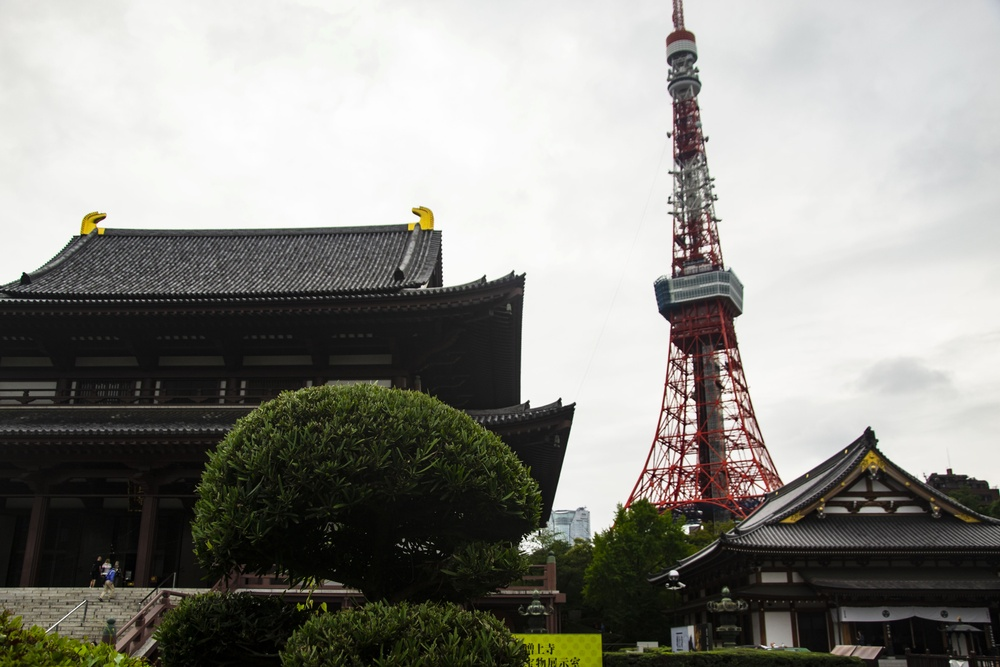
#> input picture ReadImageFromFile/tokyo.jpg, 1000 x 667 px, shrunk from 4608 x 3072 before the run, found by its file name
$ python findcontours.py
#> lines starting #> are read from the running program, lines starting #| are printed output that depends on the picture; after the words box and inside, x2 and y2 are one past the last pixel; in counts of white or black regions, pixels touching at a corner belong together
# Source from Alexey Spizhevoy and Aleksandr Rybnikov OpenCV 3 Computer Vision with Python Cookbook

import cv2
import argparse
import numpy as np
import matplotlib.pyplot as plt

# Create an object for parsing argument from command line
parser = argparse.ArgumentParser()

# Defines the argument --image and -i for setting image path. Default is
# tokyo.jpg which is included in this repository
parser.add_argument('--path', '-p', default='../res/tokyo.jpg', help='Image path.')
params = parser.parse_args()

# Read image as grey
image = cv2.imread(params.path, 0)
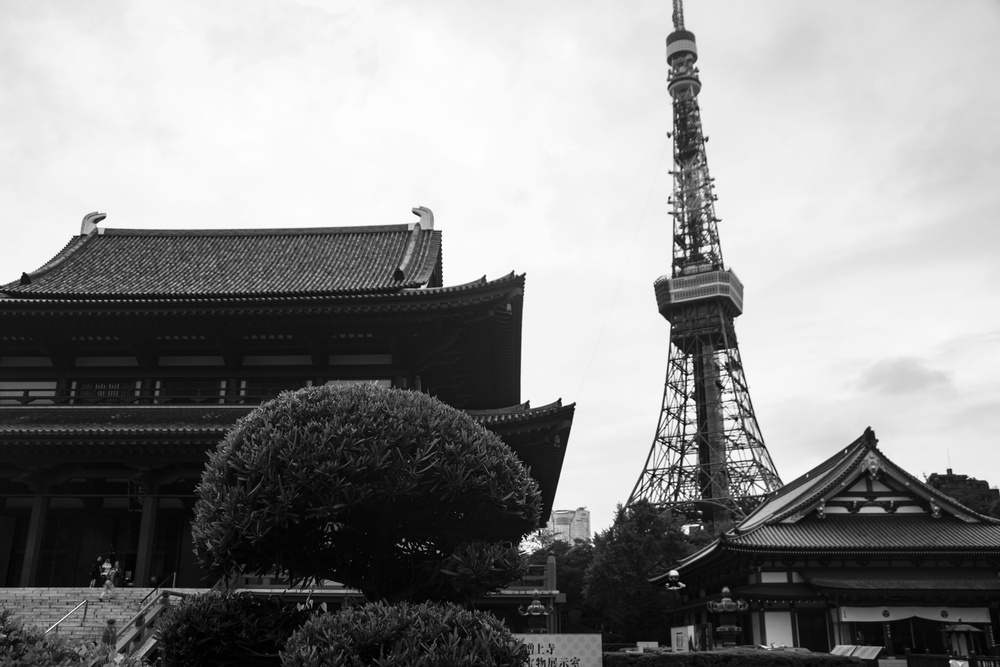
#> image: shape (667, 1000); min 0, max 255, mean 139.5

# Check wether the image was successfully loaded
assert image is not None

# Find internal and external contours
contours, hierarchy = cv2.findContours(image, cv2.RETR_CCOMP, cv2.CHAIN_APPROX_SIMPLE)
#> contours = 354 contours, 353 with area under 20; largest, box (x1, y1, x2, y2) and area: (0, 0, 1000, 667) 665326

# External contour binary mask
image_ext = np.zeros(image.shape, image.dtype)
for i in range(len(contours)):
    if hierarchy[0][i][3] == -1:
        cv2.drawContours(image_ext, contours, i, 255, -1)
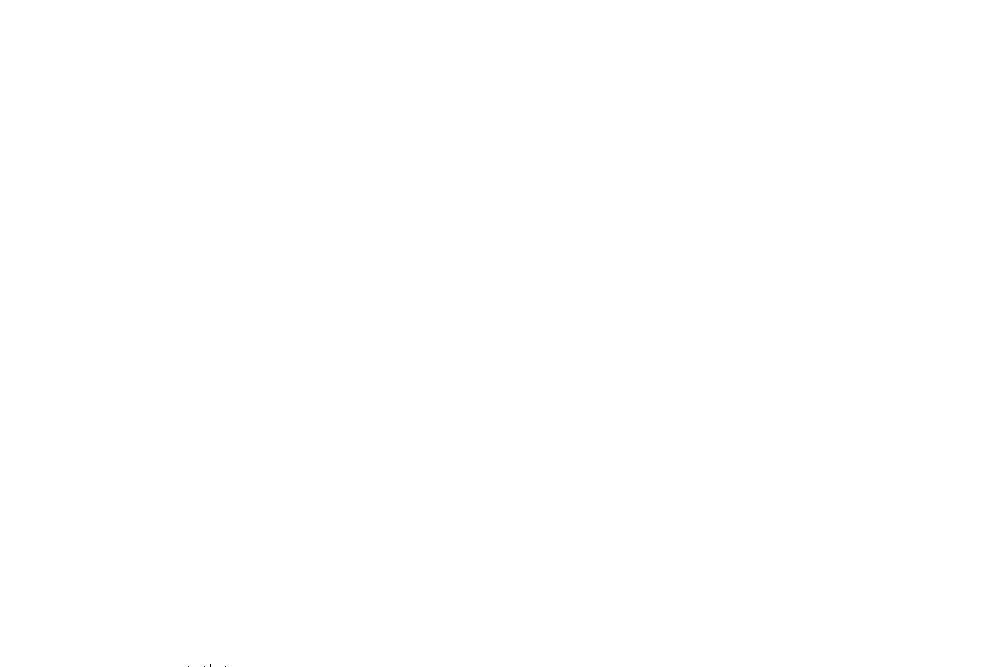
#> image_ext: shape (667, 1000); 100% white; black in thin lines or dots, all inside (x1, y1, x2, y2) = (188, 664, 226, 667)

# Internal contour binary mask
image_int = np.zeros(image.shape, image.dtype)
for i in range(len(contours)):
    if hierarchy[0][i][3] != -1:
        cv2.drawContours(image_int, contours, i, 255, -1)
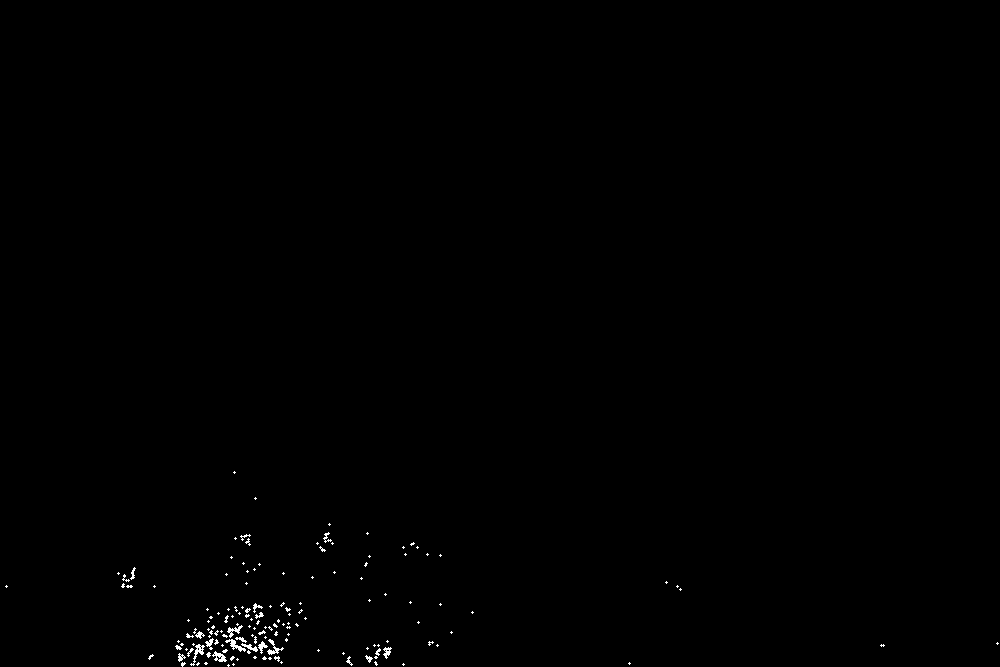
#> image_int: shape (667, 1000); 0.31% white in thin lines or dots, all inside (x1, y1, x2, y2) = (5, 471, 999, 667)

# View images
plt.figure()
plt.subplot(131)
plt.axis('off')
plt.title('original')
plt.imshow(image, cmap='gray')
plt.subplot(132)
plt.axis('off')
plt.title('external')
plt.imshow(image_ext, cmap='gray')
plt.subplot(133)
plt.axis('off')
plt.title('internal')
plt.imshow(image_int, cmap='gray')
plt.tight_layout()
plt.show()
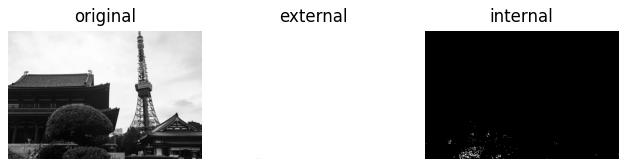
#> figure drawn by matplotlib, 3 panels
